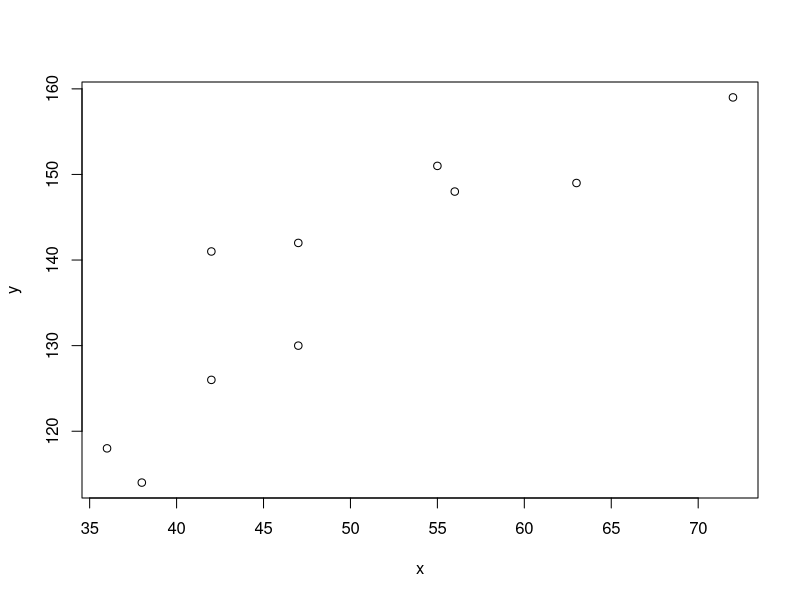

This figure's R source:
## ---- chunk 1
r<-function(x){
  return(round(x,2))
}
## ---- chunk 2
x=c(20,40,20,30,10,10,20,20,20,30)
y=c(30,60,40,60,30,40,40,50,30,70)

xmenosmediax= x-mean(x)
xmenosmediay= y-mean(y)

sumatoria<-sum(xmenosmediay*xmenosmediax)

n=10

coefcorrelacion= sumatoria/((n-1)*sd(x)*sd(y))

coefcorrelacion



## ---- chunk 3
r=cor(y,x)

b0=r*sd(y)/sd(x)
b0

b1=mean(y)-b0*mean(x)
b1


## ---- chunk 4
x1=c(2,1,3,4)
y1=c(7,3,8,10)
## ---- chunk 5
coefdeterm<-function(x,y)
{
r1=cor(y,x)
cd=r1^2

cd
}

## ---- chunk 6
errorestandardsimple<-function(x,y)
{
b1=cor(y,x)*sd(y)/sd(x)
b1

b0=mean(y)-b1*mean(x)
b0

yprima=b0+b1*x
yprima

e=y1-yprima
e

n=4

errorestandar=((sum((e)^2))/(n-2))
return (errorestandar)
}


## ---- chunk 7
errorestandardsimple(x1,y1)
## ---- chunk 8
errorestimacionmultiple<-function(x,y,k)
{
  b1=cor(y,x)*sd(y)/sd(x)
b1

b0=mean(y)-b1*mean(x)
b0

yprima=b0+b1*x
yprima

e=y1-yprima
e

n=4

errorestandar=((sum((e)^2))/(n-(k-1)))
return (errorestandar)
}

## ---- chunk 9

## ---- chunk 10
x <- c(56,42,72,36,63,47,55,47,38,42)
y <- c(148,126,159,118,149,130,151,142,114,141)
plot(x,y)
summary(lm(x~y))
## ---- chunk 11
cor(x,y)
cor(x,y)^2
